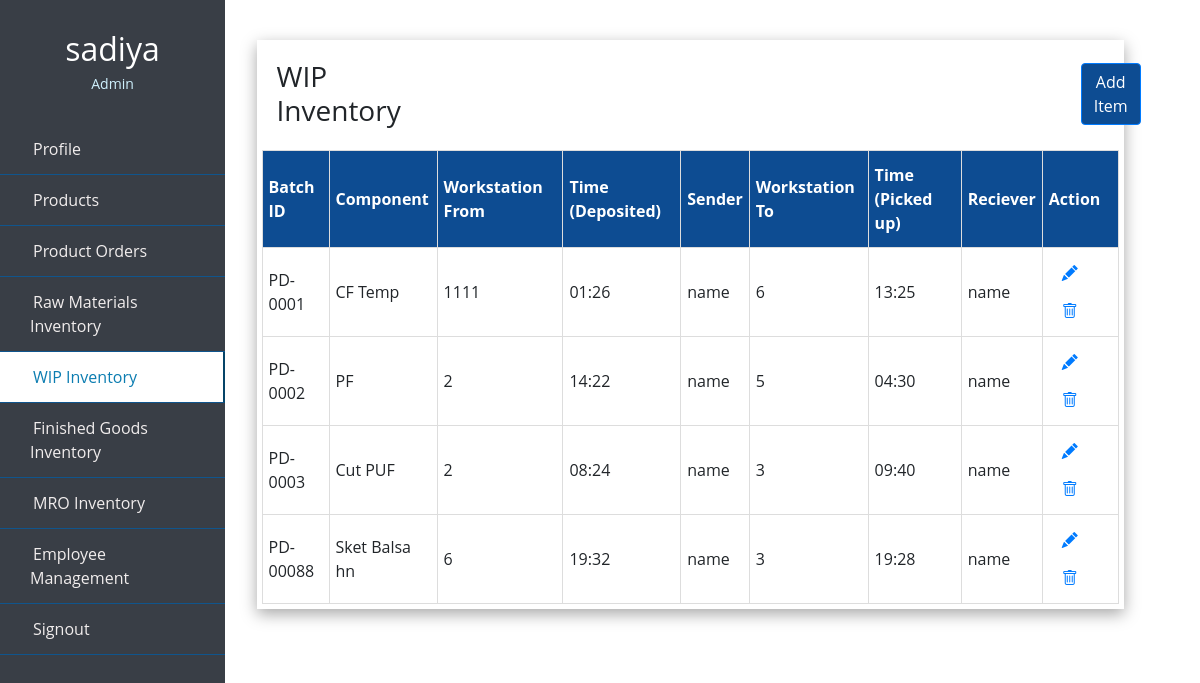
/admin_wip.php (signed in), run on the app's committed database.
### tables this page shows
CREATE TABLE `wip` (
  `batch_id` varchar(10) NOT NULL,
  `component` varchar(50) NOT NULL,
  `workstation_from` int(5) NOT NULL,
  `time_deposited` varchar(10) NOT NULL,
  `sender` varchar(50) NOT NULL,
  `workstation_to` int(5) NOT NULL,
  `time_picked` varchar(10) NOT NULL,
  `receiver` varchar(50) NOT NULL
);

### admin_wip.php (the view, shortened to what this page needs)
<?php
include 'partial/dbconnect.php';
?>
<!doctype html>
<html lang="en">
  <head>
    <link rel="stylesheet" href="https://stackpath.bootstrapcdn.com/bootstrap/4.4.1/css/bootstrap.min.css">
    <link rel="stylesheet" href="style.css">
    <link rel="stylesheet" href="https://cdn.jsdelivr.net/npm/bootstrap-icons@1.7.2/font/bootstrap-icons.css">
  </head>
  <body>
  <div class="wrapper">
        <div class="sidebar">
            <div class="profile">
            <h2><?php echo $_SESSION['username']?></h2>
            <p>Admin</p>
            </div>
            <ul>
                <li>
                    <a href="admin_profile.php">
                        <span class="item">Profile</span>
                    </a>
                </li>
                <li>
                    <a href="admin_products.php" >
                        <span class="item">Products</span>
                    </a>
                </li>
                <li>
                    <a href="admin_porders.php">
                        <span class="item">Product Orders</span>
                    </a>
                </li>
                <li>
                    <a href="admin_rawmaterials.php">
                        <span class="item">Raw Materials Inventory</span>
                    </a>
                </li>
                <li>
                    <a href="admin_wip.php" class="active">
                        <span class="item">WIP Inventory</span>
                    </a>
                </li>
                <li>
                    <a href="admin_finishedg.php">
                        <span class="item">Finished Goods Inventory</span>
                    </a>
                </li>
                <li>
                    <a href="admin_mro.php">
                        <span class="item">MRO Inventory</span>
                    </a>
                </li>
                <li>
                    <a href="admin_empmanage.php">
                        <span class="item">Employee Management</span>
                    </a>
                </li>
                <li>
                        <a href="/project/logout.php"><span class="item">Signout</span></a>
                </li>
  </ul>
       </div>
</div>
<div class="content">
<div class="box">
<table class="user-info">
  <tr class="heading">
 <td> <h3><u>WIP Inventory</u></h3></td>
 <td><button type="button" class="btn btn-primary"> <a class="but" href="add_wip.php"> Add Item</a></button> </td>
    </tr>
      <table class="products">
        <thead>
  <tr>
    <th>Batch ID</th>
    <th>Component</th>
    <th>Workstation From</th>
    <th>Time (Deposited)</th>
    <th>Sender</th>
    <th>Workstation To</th>
    <th>Time (Picked up)</th>
    <th>Reciever</th>
    <th>Action</th>
  </tr>
  </thead>
  <tbody>
  <?php
  $sql = "SELECT * FROM `wip`";
  $result = mysqli_query($conn, $sql);
    if ($result) {
      while($row = mysqli_fetch_assoc($result)) {
       $batch_id=$row['batch_id'];
          echo '<tr>
              <td>'.$row["batch_id"].'</td>
              <td>'.$row["component"].'</td>
              <td>'.$row["workstation_from"].'</td>
               <td>'.$row["time_deposited"].'</td>
               <td>'.$row["sender"].'</td>
               <td>'.$row["workstation_to"].'</td>
               <td>'.$row["time_picked"].'</td>
               <td>'.$row["receiver"].'</td>
               <td>
               <button type="button" class="btn btn-link"> <a href="edit_wip.php?editid='.$batch_id.'">  <span class="bi bi-pencil-fill"></span></a></button>
               <button type="button" class="btn btn-link"><a href="delete_wip.php?deleteid='.$batch_id.'"> <span class="bi bi-trash"></span></button>
</td>
             </tr>';
  }
}
?>
</tbody>
</table>
</div>
</div>
  </body>
</html>

### style.css (style rules this page uses)
h2 { color: #8EC3B0; }
.item { padding: 3px; text-align: center; }
.wrapper .sidebar { background:#393E46; position: fixed; top: 0; left: 0; width: 225px; height: 100%; padding: 20px 0; transition: all 0.5s ease; }
.wrapper .sidebar .profile { margin-bottom: 30px; text-align: center; }
.wrapper .sidebar .profile h2 { color: #ffffff; margin: 10px 0 5px; }
.wrapper .sidebar .profile p { color: rgb(206, 240, 253); font-size: 14px; }
.wrapper .sidebar ul li a { display: block; padding: 13px 30px; border-bottom: 1px solid #10558d; color: rgb(241, 237, 237); font-size: 16px; position: relative; }
.wrapper .sidebar ul li a:hover, .wrapper .sidebar ul li a.active { color: #0c7db1; background:white; border-right: 2px solid rgb(5, 68, 104); }
.wrapper .sidebar ul li a:hover:before, .wrapper .sidebar ul li a.active:before { display: block; }
.content { border: 1px; background-color: #FEFCF3 ; margin-top: 80px; margin-bottom: 60px; margin-right: 20px; margin-left: 250px; }

### admin_wip.php (style rules this page uses)
.content { border: 1px; margin-top: 40px; margin-bottom: 60px; margin-right: 0px; margin-left: 180px; word-wrap: break-word; background-color:white; }
* { list-style: none; text-decoration: none; margin: 0; padding: 0; box-sizing: border-box; font-family: 'Open Sans', sans-serif; }
.content .box { padding: 5px; width: 85%; box-shadow: rgba(0, 0, 0, 0.35) 0px 5px 15px; display: block; margin-left: auto; margin-right: auto; }
.content .box .user-info td, .user-info th { padding: 15px; }
.content .box .heading { font-family: Arial, Helvetica, sans-serif; font-size: 30px; }
.products { font-family: Arial, Helvetica, sans-serif; border-collapse: collapse; width: 100%; }
.products td, .products th { border: 1px solid #ddd; padding: 6px; }
.products th { padding-top: 12px; padding-bottom: 12px; text-align: left; background-color: #0D4C92; color: white; }
.btn-primary, .btn-primary:hover, .btn-primary:active, .btn-primary:visited { background-color: #0D4C92; margin-left: 650px; margin-bottom: 7px; }
.but { color: white; }

### data on the page
wip: batch_id "PD-0001", component "CF Temp", workstation_from "1111", time_deposited "01:26", sender "name", workstation_to "6", time_picked "13:25", receiver "name"
wip: batch_id "PD-0002", component "PF", workstation_from "2", time_deposited "14:22", sender "name", workstation_to "5", time_picked "04:30", receiver "name"
wip: batch_id "PD-0003", component "Cut PUF", workstation_from "2", time_deposited "08:24", sender "name", workstation_to "3", time_picked "09:40", receiver "name"
wip: batch_id "PD-00088", component "Sket Balsa hn", workstation_from "6", time_deposited "19:32", sender "name", workstation_to "3", time_picked "19:28", receiver "name"

### other printed values
$_SESSION['username'] "sadiya"
